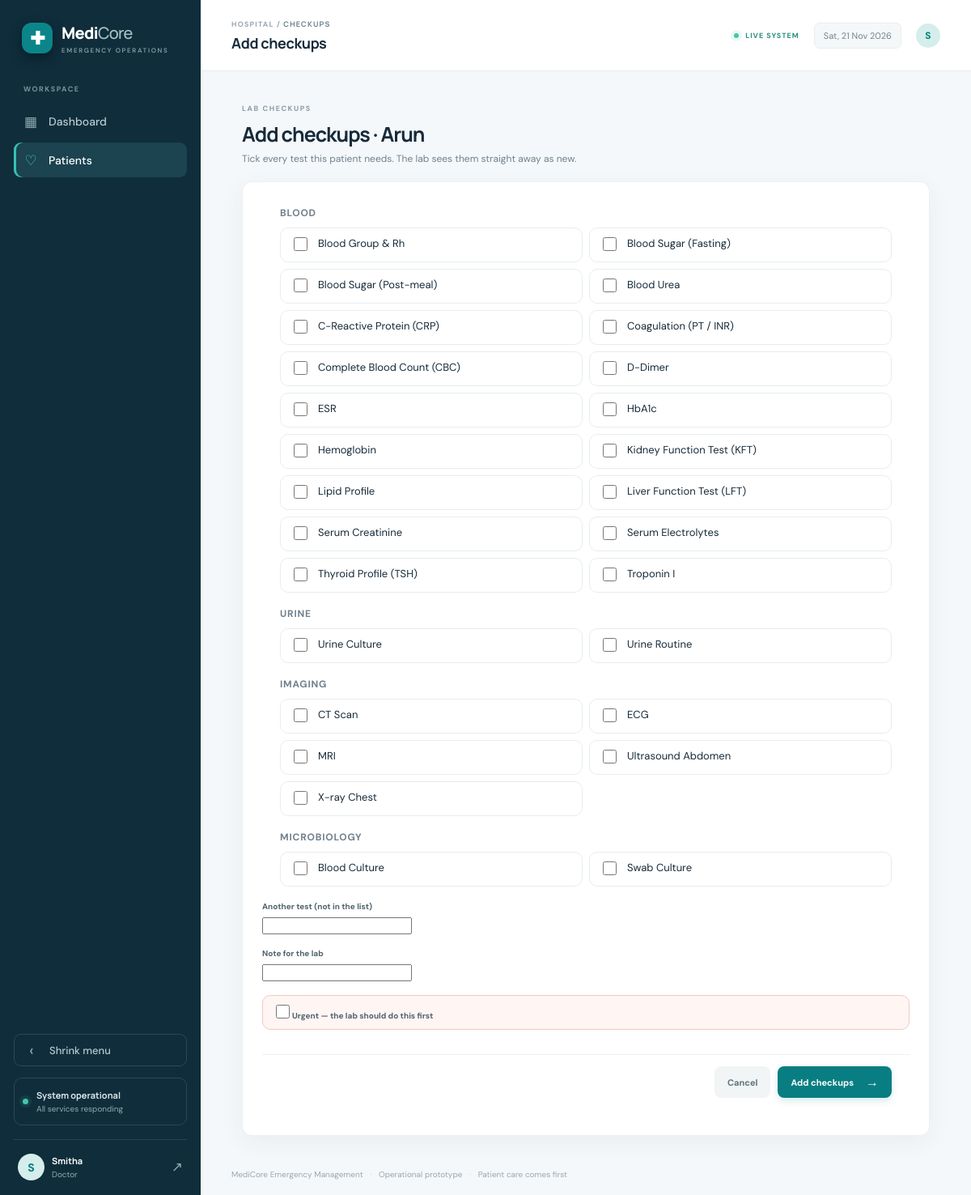
/patients/15/test/request/ (signed in), run on the app's committed database.
### core/models.py (models this page shows, shortened)
class Patient(models.Model):
    SEVERITY = [("Critical", "Critical"), ("Serious", "Serious"), ("Stable", "Stable"), ("Not triaged", "Not triaged")]
    STATUS = [("Waiting", "Waiting"), ("In Treatment", "In Treatment"), ("Admitted", "Admitted"), ("Discharged", "Discharged")]
    name = models.CharField(max_length=120)
    age = models.PositiveSmallIntegerField()
    gender = models.CharField(max_length=20, blank=True)
    contact = models.CharField(max_length=25, blank=True)
    complaint = models.TextField()
    department = models.CharField(max_length=100, blank=True)   # department the patient belongs to
    arrival_time = models.DateTimeField(auto_now_add=True)
    severity = models.CharField(max_length=20, choices=SEVERITY, default="Not triaged")
    status = models.CharField(max_length=20, choices=STATUS, default="Waiting")
    assigned_doctor = models.ForeignKey(StaffProfile, null=True, blank=True, on_delete=models.SET_NULL, related_name="patients")
    bed = models.ForeignKey("Bed", null=True, blank=True, on_delete=models.SET_NULL, related_name="patients")
    notes = models.TextField(blank=True)

class LabTestType(models.Model):
    CATEGORIES = [(c, c) for c in ["Blood", "Urine", "Imaging", "Microbiology", "Other"]]
    name = models.CharField(max_length=120, unique=True)
    category = models.CharField(max_length=20, choices=CATEGORIES, default="Blood")
    notes = models.CharField(max_length=200, blank=True)   # e.g. fasting needed, turnaround time
    available = models.BooleanField(default=True)
    class Meta: ordering = ["category", "name"]

### core/views.py (the view, shortened to what this page needs)
# urls.py: path("patients/<int:pk>/test/request/", views.patient_test_request, name="patient_test_request"),
@doctor_required
def patient_test_request(request, pk):
    patient = get_object_or_404(_visible_patients(request), pk=pk)
    form = CheckupForm(request.POST or None)
    groups = []
    for cat, _label in LabTestType.CATEGORIES:
        items = list(form.fields["tests"].queryset.filter(category=cat))
        if items:
            groups.append((cat, items))
    selected = {int(x) for x in request.POST.getlist("tests") if x.isdigit()}
    return render(request, "core/checkup_form.html", {"form": form, "patient": patient, "groups": groups, "selected": selected})

### core/forms.py (shortened to what this page needs)
class CheckupForm(forms.Form):
    tests = forms.ModelMultipleChoiceField(queryset=LabTestType.objects.none(), required=False)
    other = forms.CharField(max_length=120, required=False, label="Another test (not in the list)")
    urgent = forms.BooleanField(required=False, label="Urgent")
    notes = forms.CharField(max_length=250, required=False, label="Note for the lab")
    def __init__(self, *args, **kwargs):
        super().__init__(*args, **kwargs)
        self.fields["tests"].queryset = LabTestType.objects.filter(available=True)

### core/context.py (called while the page is built)
def asset_version(request):
    newest = 0
    for rel in ("css/app.css", "js/app.js"):
        try:
            newest = max(newest, int(os.path.getmtime(os.path.join(settings.BASE_DIR, "static", rel))))
        except OSError:
            pass
    return {"asset_version": newest}

def notifications(request):
    n = 0
    user = request.user
    if user.is_authenticated:
        from .permissions import role_of
        from .models import Medicine, LabTest, Referral, SupplyRequest
        role = role_of(user)
        if role == "pharmacist":
            n = Medicine.objects.filter(status="Prescribed").count()
        elif role == "lab":
            n = LabTest.objects.filter(status="Requested").count()
        elif role == "department":
            n = Referral.objects.filter(to_department=user.department_account.name, status="Pending").count()
        elif role == "admin":
            n = SupplyRequest.objects.filter(status="Requested").count()
    return {"badge_new": n}

### core/permissions.py (called while the page is built)
def role_of(user):
    if not user.is_authenticated:
        return None
    if user.is_staff:
        return "admin"
    sp = getattr(user, "staffprofile", None)
    if sp is None:
        return "department" if hasattr(user, "department_account") else None
    if sp.role == "Doctor":
        return "doctor"
    if sp.role == "Pharmacist":
        return "pharmacist"
    if sp.role == "Lab Technician":
        return "lab"
    return "staff"

def _require(*roles):
    def decorator(view):
        @wraps(view)
        def wrapper(request, *args, **kwargs):
            current = role_of(request.user)
            if current in roles:
                return view(request, *args, **kwargs)
            if current:
                return redirect(HOME[current])
            return redirect(LOGIN[roles[0]])
        return wrapper
    return decorator

### templates/core/checkup_form.html
{% extends "base.html" %}{% block crumb %}CHECKUPS{% endblock %}{% block page_title %}Add checkups{% endblock %}
{% block content %}<div class="form-page"><div class="form-heading"><span class="eyebrow">LAB CHECKUPS</span><h1>Add checkups · {{ patient.name }}</h1><p class="muted">Tick every test this patient needs. The lab sees them straight away as new.</p></div>
<div class="panel form-panel"><form method="post">{% csrf_token %}{% if form.non_field_errors %}<div class="form-error">{{ form.non_field_errors }}</div>{% endif %}
<div class="check-wrap">{% for cat, items in groups %}<div class="check-group"><h4>{{ cat }}</h4><div class="check-grid">{% for t in items %}<label class="check-item"><input type="checkbox" name="tests" value="{{ t.pk }}"{% if t.pk in selected %} checked{% endif %}><span>{{ t.name }}{% if t.notes %}<small>{{ t.notes }}</small>{% endif %}</span></label>{% endfor %}</div></div>{% empty %}<div class="empty-state">The lab has no tests available right now. You can still type one below.</div>{% endfor %}</div>
<div class="form-grid"><div class="field field-wide"><label for="{{ form.other.id_for_label }}">{{ form.other.label }}</label>{{ form.other }}</div>
<div class="field field-wide"><label for="{{ form.notes.id_for_label }}">{{ form.notes.label }}</label>{{ form.notes }}</div>
<div class="field field-check-inline"><label class="check-item urgent"><input type="checkbox" name="urgent" id="id_urgent"{% if form.urgent.value %} checked{% endif %}><span>Urgent — the lab should do this first</span></label></div></div>
<div class="form-actions"><a class="btn btn-quiet" href="{% url 'patient_detail' patient.pk %}">Cancel</a><button class="btn btn-primary" type="submit">Add checkups <span>→</span></button></div></form></div></div>{% endblock %}

### templates/base.html (shortened to what this page needs)
{% load static %}
<!doctype html><html lang="en"><head><meta charset="utf-8"><meta name="viewport" content="width=device-width, initial-scale=1">
<link rel="stylesheet" href="{% static 'css/app.css' %}?v={{ asset_version }}"></head><body>
{% if user.is_authenticated %}
<div class="app-shell{% if preview %} collapsed{% endif %}"{% if preview %} data-preview="1"{% endif %}>
<aside class="sidebar"><a class="brand" href="{% url 'dashboard' %}"><span class="brand-mark">✚</span><span>Medi<span class="brand-light">Core</span><small>EMERGENCY OPERATIONS</small></span></a>
<div class="side-label">WORKSPACE</div>
<nav>
{% if user.is_staff %}
<a href="{% url 'dashboard' %}" class="{% if request.resolver_match.url_name == 'dashboard' %}active{% endif %}" title="Overview"><span>▦</span> Overview</a>
<a href="{% url 'staff' %}" class="{% if request.resolver_match.url_name == 'staff' or request.resolver_match.url_name == 'team_preview' %}active{% endif %}" title="Staff directory"><span>♙</span> Staff directory</a>
<a href="{% url 'hospital' %}" class="{% if request.resolver_match.url_name == 'hospital' %}active{% endif %}" title="Hospital directory"><span>⌂</span> Hospital directory</a>
<a href="{% url 'patients' %}" class="{% if 'patient' in request.resolver_match.url_name %}active{% endif %}" title="Patient directory"><span>♡</span> Patient directory</a>
<a href="{% url 'beds' %}" class="{% if 'bed' in request.resolver_match.url_name or 'ward' in request.resolver_match.url_name %}active{% endif %}" title="Beds &amp; wards"><span>▤</span> Beds & wards</a>
<a href="{% url 'ambulances' %}" title="Ambulances"><span>🚑</span> Ambulances</a>
<a href="{% url 'reports' %}" title="Reports"><span>◷</span> Reports</a>
<a href="{% url 'supply_requests' %}" class="{% if request.resolver_match.url_name == 'supply_requests' %}active{% endif %}" title="Requests"><span>✉</span> Requests{% if badge_new %}<em class="nav-badge">{{ badge_new }}</em>{% endif %}</a>
{% elif user.staffprofile.role == "Doctor" %}
<a href="{% url 'doctor_dashboard' %}" class="{% if request.resolver_match.url_name == 'doctor_dashboard' %}active{% endif %}" title="Dashboard"><span>▦</span> Dashboard</a>
<a href="{% url 'patients' %}" class="{% if 'patient' in request.resolver_match.url_name %}active{% endif %}" title="Patients"><span>♡</span> Patients</a>
{% else %}
<a href="{% url 'staff_dashboard' %}" class="active" title="My dashboard"><span>▦</span> My dashboard</a>
{% endif %}
</nav><div class="sidebar-bottom"><button type="button" class="side-toggle" aria-expanded="true" title="Shrink menu"><span class="tg-icon">‹</span><span class="tg-label">Shrink menu</span></button><div class="secure-note"><span class="pulse"></span><div><b>System operational</b><small>All services responding</small></div></div><div class="user-mini"><div class="avatar">{{ user.username|first|upper }}</div><div><b>{{ user.get_full_name|default:user.username }}</b><small>{% if user.is_staff %}Admin{% elif user.department_account %}Department{% elif user.staffprofile.role == "Doctor" %}Doctor{% else %}{{ user.staffprofile.role }}{% endif %}</small></div><form method="post" action="{% url 'logout' %}" class="logout-form">{% csrf_token %}<button type="submit" title="Sign out">↗</button></form></div></div></aside>
<main class="main-area"><header class="topbar"><div><div class="breadcrumb">HOSPITAL / <b>{% block crumb %}OVERVIEW{% endblock %}</b></div><div class="top-title">{% block page_title %}Emergency overview{% endblock %}</div></div><div class="top-actions"><span class="live-pill"><i></i> LIVE SYSTEM</span><span class="date-chip">{% now "D, d M Y" %}</span><div class="avatar avatar-small">{{ user.username|first|upper }}</div></div></header>
<section class="page-content">{% block content %}{% endblock %}</section>
<footer class="footer">MediCore Emergency Management <span>·</span> Operational prototype <span>·</span> Patient care comes first</footer>
</main></div>
{% else %}{% block auth_content %}{% endblock %}{% endif %}
<script src="{% static 'js/app.js' %}?v={{ asset_version }}"></script></body></html>

### data on the page
Patient: name "Arun"
LabTestType: name "Blood Group & Rh"
LabTestType: name "Blood Sugar (Fasting)"
LabTestType: name "Blood Sugar (Post-meal)"
LabTestType: name "Blood Urea"
LabTestType: name "C-Reactive Protein (CRP)"
LabTestType: name "Coagulation (PT / INR)"
LabTestType: name "Complete Blood Count (CBC)"
LabTestType: name "D-Dimer"
LabTestType: name "ESR"
LabTestType: name "HbA1c"
LabTestType: name "Hemoglobin"
LabTestType: name "Kidney Function Test (KFT)"
LabTestType: name "Lipid Profile"
LabTestType: name "Liver Function Test (LFT)"
LabTestType: name "Serum Creatinine"
LabTestType: name "Serum Electrolytes"
LabTestType: name "Thyroid Profile (TSH)"
LabTestType: name "Troponin I"
LabTestType: category "URINE", name "Urine Culture"
LabTestType: name "Urine Routine"
LabTestType: category "IMAGING", name "CT Scan"
LabTestType: name "ECG"
LabTestType: name "MRI"
LabTestType: name "Ultrasound Abdomen"
LabTestType: name "X-ray Chest"
LabTestType: category "MICROBIOLOGY", name "Blood Culture"
LabTestType: name "Swab Culture"

### other printed values
{{ user.username|first|upper }} "S"
{{ user.get_full_name|default:user.username }} "Smitha"
{{ cat }} "BLOOD"
